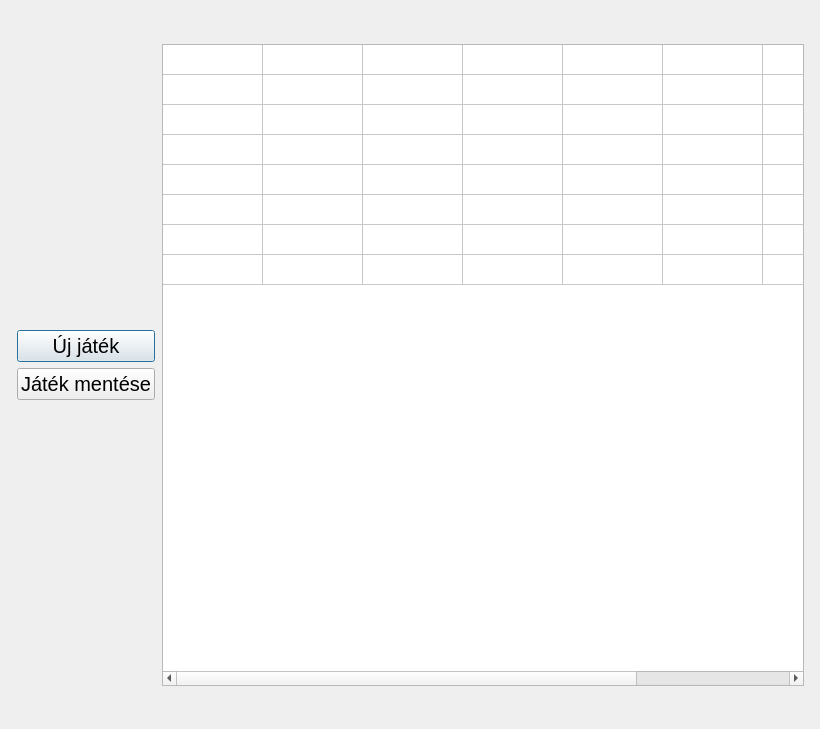
<?xml version="1.0" encoding="UTF-8"?>
<ui version="4.0">
 <class>Game</class>
 <widget class="QDialog" name="Game">
  <property name="geometry">
   <rect>
    <x>0</x>
    <y>0</y>
    <width>820</width>
    <height>729</height>
   </rect>
  </property>
  <property name="windowTitle">
   <string>sakk</string>
  </property>
  <property name="styleSheet">
   <string notr="true">
</string>
  </property>
  <layout class="QHBoxLayout" name="horizontalLayout_2">
   <item>
    <layout class="QHBoxLayout" name="horizontalLayout">
     <item>
      <spacer name="horizontalSpacer_3">
       <property name="orientation">
        <enum>Qt::Horizontal</enum>
       </property>
       <property name="sizeHint" stdset="0">
        <size>
         <width>18</width>
         <height>20</height>
        </size>
       </property>
      </spacer>
     </item>
     <item>
      <layout class="QVBoxLayout" name="verticalLayout">
       <item>
        <spacer name="verticalSpacer_3">
         <property name="orientation">
          <enum>Qt::Vertical</enum>
         </property>
         <property name="sizeHint" stdset="0">
          <size>
           <width>20</width>
           <height>40</height>
          </size>
         </property>
        </spacer>
       </item>
       <item>
        <widget class="QPushButton" name="pushButton">
         <property name="font">
          <font>
           <pointsize>15</pointsize>
          </font>
         </property>
         <property name="text">
          <string>Új játék</string>
         </property>
        </widget>
       </item>
       <item>
        <widget class="QPushButton" name="pushButton_2">
         <property name="font">
          <font>
           <pointsize>15</pointsize>
          </font>
         </property>
         <property name="text">
          <string>Játék mentése</string>
         </property>
        </widget>
       </item>
       <item>
        <spacer name="verticalSpacer_4">
         <property name="orientation">
          <enum>Qt::Vertical</enum>
         </property>
         <property name="sizeHint" stdset="0">
          <size>
           <width>20</width>
           <height>40</height>
          </size>
         </property>
        </spacer>
       </item>
      </layout>
     </item>
     <item>
      <spacer name="horizontalSpacer">
       <property name="orientation">
        <enum>Qt::Horizontal</enum>
       </property>
       <property name="sizeHint" stdset="0">
        <size>
         <width>13</width>
         <height>20</height>
        </size>
       </property>
      </spacer>
     </item>
     <item>
      <layout class="QVBoxLayout" name="verticalLayout_2">
       <item>
        <spacer name="verticalSpacer_2">
         <property name="orientation">
          <enum>Qt::Vertical</enum>
         </property>
         <property name="sizeHint" stdset="0">
          <size>
           <width>20</width>
           <height>13</height>
          </size>
         </property>
        </spacer>
       </item>
       <item>
        <widget class="QTableWidget" name="tableWidget">
         <property name="minimumSize">
          <size>
           <width>642</width>
           <height>642</height>
          </size>
         </property>
         <property name="rowCount">
          <number>8</number>
         </property>
         <property name="columnCount">
          <number>8</number>
         </property>
         <attribute name="horizontalHeaderVisible">
          <bool>false</bool>
         </attribute>
         <attribute name="horizontalHeaderHighlightSections">
          <bool>false</bool>
         </attribute>
         <attribute name="verticalHeaderVisible">
          <bool>false</bool>
         </attribute>
         <attribute name="verticalHeaderHighlightSections">
          <bool>false</bool>
         </attribute>
         <row/>
         <row/>
         <row/>
         <row/>
         <row/>
         <row/>
         <row/>
         <row/>
         <column/>
         <column/>
         <column/>
         <column/>
         <column/>
         <column/>
         <column/>
         <column/>
        </widget>
       </item>
       <item>
        <spacer name="verticalSpacer">
         <property name="orientation">
          <enum>Qt::Vertical</enum>
         </property>
         <property name="sizeHint" stdset="0">
          <size>
           <width>20</width>
           <height>18</height>
          </size>
         </property>
        </spacer>
       </item>
      </layout>
     </item>
     <item>
      <spacer name="horizontalSpacer_2">
       <property name="orientation">
        <enum>Qt::Horizontal</enum>
       </property>
       <property name="sizeHint" stdset="0">
        <size>
         <width>17</width>
         <height>20</height>
        </size>
       </property>
      </spacer>
     </item>
    </layout>
   </item>
  </layout>
 </widget>
 <resources/>
 <connections/>
</ui>
